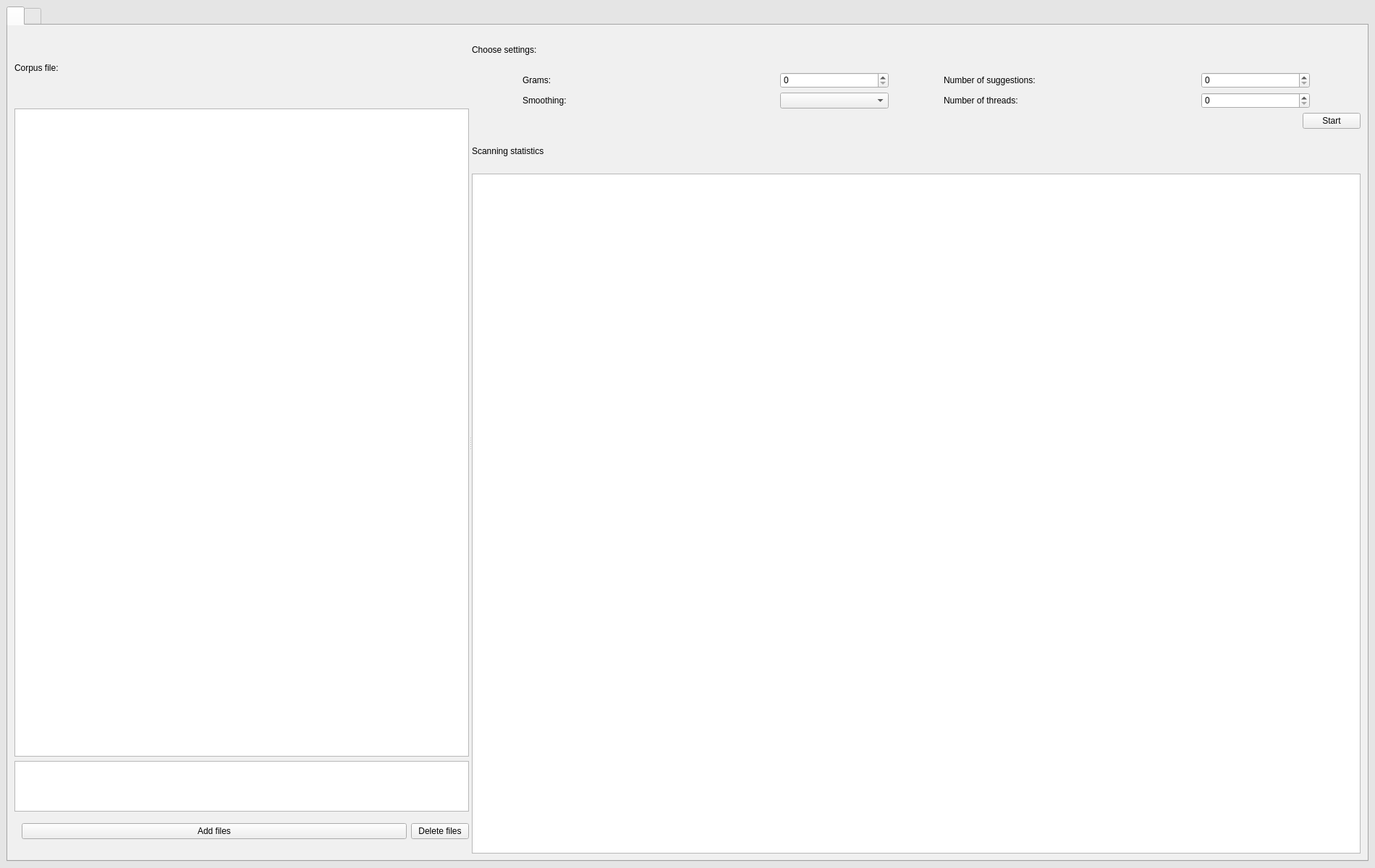
<?xml version="1.0" encoding="UTF-8"?>
<ui version="4.0">
 <class>MainWindow</class>
 <widget class="QMainWindow" name="MainWindow">
  <property name="geometry">
   <rect>
    <x>0</x>
    <y>0</y>
    <width>1900</width>
    <height>1200</height>
   </rect>
  </property>
  <property name="sizePolicy">
   <sizepolicy hsizetype="Preferred" vsizetype="Preferred">
    <horstretch>0</horstretch>
    <verstretch>0</verstretch>
   </sizepolicy>
  </property>
  <property name="focusPolicy">
   <enum>Qt::NoFocus</enum>
  </property>
  <property name="windowTitle">
   <string>MainWindow</string>
  </property>
  <property name="styleSheet">
   <string notr="true">QMainWindow{
background: rgb(229, 229, 229);
padding: 0 0px;
border-radius: 0;
margin: 0;
border-width: 0px;
}</string>
  </property>
  <property name="tabShape">
   <enum>QTabWidget::Rounded</enum>
  </property>
  <widget class="QWidget" name="centralwidget">
   <property name="styleSheet">
    <string notr="true">QCentralWidget {
padding: 0 0;
border-radius: 0;
margin: 0 0;
}</string>
   </property>
   <layout class="QHBoxLayout" name="horizontalLayout">
    <item>
     <widget class="QTabWidget" name="tabWidget">
      <property name="sizePolicy">
       <sizepolicy hsizetype="MinimumExpanding" vsizetype="MinimumExpanding">
        <horstretch>0</horstretch>
        <verstretch>0</verstretch>
       </sizepolicy>
      </property>
      <property name="minimumSize">
       <size>
        <width>762</width>
        <height>498</height>
       </size>
      </property>
      <property name="cursor">
       <cursorShape>PointingHandCursor</cursorShape>
      </property>
      <property name="focusPolicy">
       <enum>Qt::NoFocus</enum>
      </property>
      <property name="contextMenuPolicy">
       <enum>Qt::DefaultContextMenu</enum>
      </property>
      <property name="styleSheet">
       <string notr="true">QTabWidget {
background: rgb(229, 229, 229);
padding: 0 0;
margin: 0 0;
}</string>
      </property>
      <property name="currentIndex">
       <number>0</number>
      </property>
      <widget class="QWidget" name="tabWidgetPage1">
       <property name="cursor">
        <cursorShape>ArrowCursor</cursorShape>
       </property>
       <attribute name="title">
        <string/>
       </attribute>
       <layout class="QHBoxLayout" name="horizontalLayout_4">
        <item>
         <widget class="QSplitter" name="splitter">
          <property name="sizePolicy">
           <sizepolicy hsizetype="MinimumExpanding" vsizetype="MinimumExpanding">
            <horstretch>0</horstretch>
            <verstretch>0</verstretch>
           </sizepolicy>
          </property>
          <property name="styleSheet">
           <string notr="true">QSplitter {
border-radius: 0;
padding:0;
}</string>
          </property>
          <property name="orientation">
           <enum>Qt::Horizontal</enum>
          </property>
          <widget class="QWidget" name="verticalLayoutWidget">
           <layout class="QVBoxLayout" name="verticalLayout_3">
            <item>
             <widget class="QLabel" name="label">
              <property name="sizePolicy">
               <sizepolicy hsizetype="Preferred" vsizetype="Preferred">
                <horstretch>0</horstretch>
                <verstretch>0</verstretch>
               </sizepolicy>
              </property>
              <property name="minimumSize">
               <size>
                <width>100</width>
                <height>100</height>
               </size>
              </property>
              <property name="text">
               <string>Corpus file:</string>
              </property>
             </widget>
            </item>
            <item>
             <widget class="QTableView" name="filesView">
              <property name="sizePolicy">
               <sizepolicy hsizetype="Preferred" vsizetype="MinimumExpanding">
                <horstretch>0</horstretch>
                <verstretch>0</verstretch>
               </sizepolicy>
              </property>
             </widget>
            </item>
            <item>
             <widget class="QTableView" name="tableView_2">
              <property name="sizePolicy">
               <sizepolicy hsizetype="Preferred" vsizetype="MinimumExpanding">
                <horstretch>0</horstretch>
                <verstretch>0</verstretch>
               </sizepolicy>
              </property>
              <property name="maximumSize">
               <size>
                <width>16777215</width>
                <height>70</height>
               </size>
              </property>
             </widget>
            </item>
            <item>
             <layout class="QHBoxLayout" name="horizontalLayout_3">
              <property name="leftMargin">
               <number>10</number>
              </property>
              <property name="topMargin">
               <number>10</number>
              </property>
              <property name="bottomMargin">
               <number>20</number>
              </property>
              <item>
               <widget class="QPushButton" name="pushButton">
                <property name="sizePolicy">
                 <sizepolicy hsizetype="MinimumExpanding" vsizetype="Fixed">
                  <horstretch>0</horstretch>
                  <verstretch>0</verstretch>
                 </sizepolicy>
                </property>
                <property name="cursor">
                 <cursorShape>PointingHandCursor</cursorShape>
                </property>
                <property name="text">
                 <string>Add files</string>
                </property>
               </widget>
              </item>
              <item>
               <widget class="QPushButton" name="pushButton_3">
                <property name="sizePolicy">
                 <sizepolicy hsizetype="Preferred" vsizetype="Fixed">
                  <horstretch>0</horstretch>
                  <verstretch>0</verstretch>
                 </sizepolicy>
                </property>
                <property name="cursor">
                 <cursorShape>PointingHandCursor</cursorShape>
                </property>
                <property name="text">
                 <string>Delete files</string>
                </property>
               </widget>
              </item>
             </layout>
            </item>
           </layout>
          </widget>
          <widget class="QWidget" name="verticalLayoutWidget_2">
           <layout class="QVBoxLayout" name="verticalLayout_4">
            <item>
             <widget class="QLabel" name="label_3">
              <property name="sizePolicy">
               <sizepolicy hsizetype="Minimum" vsizetype="Minimum">
                <horstretch>0</horstretch>
                <verstretch>0</verstretch>
               </sizepolicy>
              </property>
              <property name="minimumSize">
               <size>
                <width>0</width>
                <height>50</height>
               </size>
              </property>
              <property name="maximumSize">
               <size>
                <width>16777215</width>
                <height>50</height>
               </size>
              </property>
              <property name="text">
               <string>Choose settings:</string>
              </property>
             </widget>
            </item>
            <item>
             <layout class="QHBoxLayout" name="horizontalLayout_9">
              <item>
               <layout class="QGridLayout" name="gridLayout_2" columnstretch="0,0" columnminimumwidth="0,0">
                <item row="1" column="1">
                 <widget class="QComboBox" name="smoothingBox">
                  <property name="sizePolicy">
                   <sizepolicy hsizetype="Minimum" vsizetype="Fixed">
                    <horstretch>0</horstretch>
                    <verstretch>0</verstretch>
                   </sizepolicy>
                  </property>
                  <property name="minimumSize">
                   <size>
                    <width>100</width>
                    <height>0</height>
                   </size>
                  </property>
                  <property name="maximumSize">
                   <size>
                    <width>150</width>
                    <height>16777215</height>
                   </size>
                  </property>
                  <property name="currentIndex">
                   <number>-1</number>
                  </property>
                  <property name="maxCount">
                   <number>16</number>
                  </property>
                 </widget>
                </item>
                <item row="1" column="0">
                 <widget class="QLabel" name="label_7">
                  <property name="maximumSize">
                   <size>
                    <width>350</width>
                    <height>16777215</height>
                   </size>
                  </property>
                  <property name="text">
                   <string>Smoothing:</string>
                  </property>
                 </widget>
                </item>
                <item row="0" column="0">
                 <widget class="QLabel" name="label_5">
                  <property name="minimumSize">
                   <size>
                    <width>10</width>
                    <height>0</height>
                   </size>
                  </property>
                  <property name="maximumSize">
                   <size>
                    <width>350</width>
                    <height>16777215</height>
                   </size>
                  </property>
                  <property name="text">
                   <string>Grams:</string>
                  </property>
                 </widget>
                </item>
                <item row="0" column="1">
                 <widget class="QSpinBox" name="gramBox">
                  <property name="maximumSize">
                   <size>
                    <width>150</width>
                    <height>16777215</height>
                   </size>
                  </property>
                 </widget>
                </item>
               </layout>
              </item>
              <item>
               <layout class="QGridLayout" name="gridLayout">
                <item row="0" column="0">
                 <widget class="QLabel" name="label_6">
                  <property name="maximumSize">
                   <size>
                    <width>350</width>
                    <height>16777215</height>
                   </size>
                  </property>
                  <property name="text">
                   <string>Number of suggestions:</string>
                  </property>
                 </widget>
                </item>
                <item row="1" column="0">
                 <widget class="QLabel" name="label_8">
                  <property name="maximumSize">
                   <size>
                    <width>350</width>
                    <height>16777215</height>
                   </size>
                  </property>
                  <property name="text">
                   <string>Number of threads: </string>
                  </property>
                 </widget>
                </item>
                <item row="0" column="1">
                 <widget class="QSpinBox" name="wordsBox">
                  <property name="maximumSize">
                   <size>
                    <width>150</width>
                    <height>16777215</height>
                   </size>
                  </property>
                 </widget>
                </item>
                <item row="1" column="1">
                 <widget class="QSpinBox" name="threadBox">
                  <property name="minimumSize">
                   <size>
                    <width>150</width>
                    <height>0</height>
                   </size>
                  </property>
                  <property name="maximumSize">
                   <size>
                    <width>150</width>
                    <height>16777215</height>
                   </size>
                  </property>
                 </widget>
                </item>
               </layout>
              </item>
             </layout>
            </item>
            <item alignment="Qt::AlignRight">
             <widget class="QPushButton" name="startButton">
              <property name="sizePolicy">
               <sizepolicy hsizetype="Preferred" vsizetype="Fixed">
                <horstretch>0</horstretch>
                <verstretch>0</verstretch>
               </sizepolicy>
              </property>
              <property name="cursor">
               <cursorShape>PointingHandCursor</cursorShape>
              </property>
              <property name="text">
               <string>Start</string>
              </property>
             </widget>
            </item>
            <item>
             <widget class="QLabel" name="label_2">
              <property name="maximumSize">
               <size>
                <width>16777215</width>
                <height>50</height>
               </size>
              </property>
              <property name="text">
               <string>Scanning statistics</string>
              </property>
             </widget>
            </item>
            <item>
             <widget class="QTableView" name="tableView">
              <property name="sizePolicy">
               <sizepolicy hsizetype="MinimumExpanding" vsizetype="Preferred">
                <horstretch>0</horstretch>
                <verstretch>0</verstretch>
               </sizepolicy>
              </property>
              <property name="minimumSize">
               <size>
                <width>500</width>
                <height>300</height>
               </size>
              </property>
              <property name="styleSheet">
               <string notr="true"/>
              </property>
             </widget>
            </item>
           </layout>
          </widget>
         </widget>
        </item>
       </layout>
      </widget>
      <widget class="QWidget" name="tabWidgetPage2">
       <property name="cursor">
        <cursorShape>ArrowCursor</cursorShape>
       </property>
       <attribute name="title">
        <string/>
       </attribute>
       <layout class="QVBoxLayout" name="verticalLayout_2">
        <item>
         <spacer name="verticalSpacer">
          <property name="orientation">
           <enum>Qt::Vertical</enum>
          </property>
          <property name="sizeHint" stdset="0">
           <size>
            <width>20</width>
            <height>100</height>
           </size>
          </property>
         </spacer>
        </item>
        <item>
         <spacer name="verticalSpacer_4">
          <property name="orientation">
           <enum>Qt::Vertical</enum>
          </property>
          <property name="sizeHint" stdset="0">
           <size>
            <width>20</width>
            <height>40</height>
           </size>
          </property>
         </spacer>
        </item>
        <item alignment="Qt::AlignHCenter">
         <widget class="QLabel" name="label_4">
          <property name="sizePolicy">
           <sizepolicy hsizetype="MinimumExpanding" vsizetype="MinimumExpanding">
            <horstretch>0</horstretch>
            <verstretch>0</verstretch>
           </sizepolicy>
          </property>
          <property name="minimumSize">
           <size>
            <width>200</width>
            <height>200</height>
           </size>
          </property>
          <property name="text">
           <string/>
          </property>
         </widget>
        </item>
        <item>
         <spacer name="verticalSpacer_3">
          <property name="orientation">
           <enum>Qt::Vertical</enum>
          </property>
          <property name="sizeHint" stdset="0">
           <size>
            <width>20</width>
            <height>100</height>
           </size>
          </property>
         </spacer>
        </item>
        <item alignment="Qt::AlignHCenter">
         <widget class="QLineEdit" name="lineEdit">
          <property name="sizePolicy">
           <sizepolicy hsizetype="MinimumExpanding" vsizetype="Fixed">
            <horstretch>0</horstretch>
            <verstretch>0</verstretch>
           </sizepolicy>
          </property>
          <property name="minimumSize">
           <size>
            <width>400</width>
            <height>0</height>
           </size>
          </property>
         </widget>
        </item>
        <item>
         <spacer name="verticalSpacer_2">
          <property name="orientation">
           <enum>Qt::Vertical</enum>
          </property>
          <property name="sizeHint" stdset="0">
           <size>
            <width>20</width>
            <height>75</height>
           </size>
          </property>
         </spacer>
        </item>
        <item>
         <widget class="QListView" name="resultView"/>
        </item>
       </layout>
      </widget>
     </widget>
    </item>
   </layout>
  </widget>
  <widget class="QMenuBar" name="menubar">
   <property name="geometry">
    <rect>
     <x>0</x>
     <y>0</y>
     <width>1900</width>
     <height>21</height>
    </rect>
   </property>
  </widget>
 </widget>
 <resources/>
 <connections/>
</ui>
